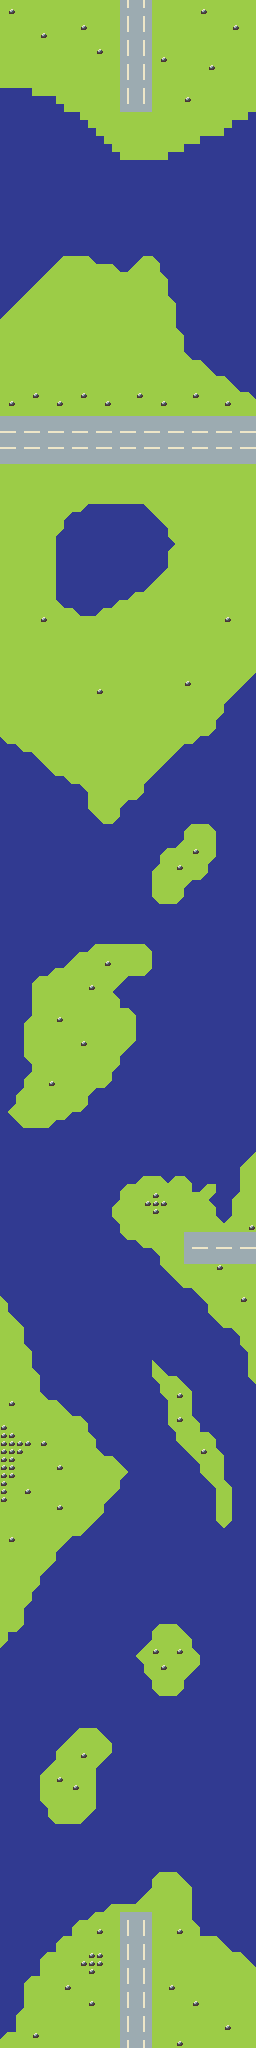

Below is a game level as drawn by its tile map, then a one-line description and the .tmx that defines it (tile-layer data replaced by summaries):
An orthogonal 32x256 tile map with 8x8 px tiles, 1 tile layer (Tile Layer 1).

<map version="1.4" tiledversion="1.4.3" orientation="orthogonal" renderorder="right-down" width="32" height="256" tilewidth="8" tileheight="8" infinite="0" nextlayerid="2" nextobjectid="1">
 <tileset firstgid="1" source="image.tsx" />
 <layer id="1" name="Tile Layer 1" width="32" height="256">
  <data>[8192 cells, 8192 non-empty, 12 distinct tile ids]</data>
 </layer>
</map>
